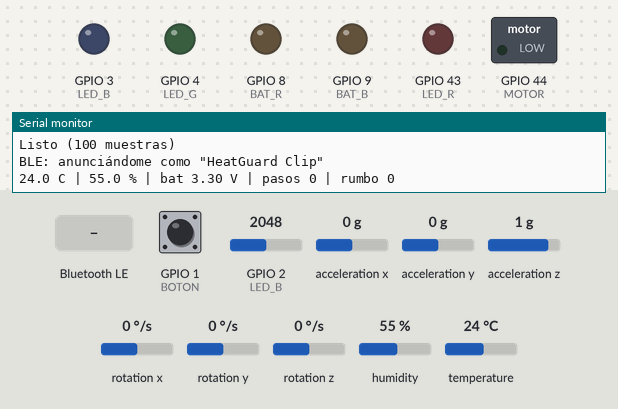
Recording of a sketch running on a simulated ESP32. Shown: switched loads named in the sketch (green lamp = pin HIGH), output pins drawn as LEDs (lit = HIGH), the last lines printed to the serial monitor. Wiring (inferred from the names in the program): AHT10/20 sensor at I2C address 0x38; MPU-6050 motion sensor at I2C address 0x68. The test bench sets the inputs (shaded band); at power-on: GPIO 1 (BOTON) HIGH, GPIO 2 (LED_B) = 2048, acceleration x 0 g, acceleration y 0 g, acceleration z 1 g, rotation x 0 °/s, rotation y 0 °/s, rotation z 0 °/s, humidity 55 %, temperature 24 °C. Nothing arrives over Bluetooth unless stated; a phone connects over Bluetooth LE 3 s after start.

Above: at 6.6 s.
6.7 s: GPIO 1 (BOTON) pulled LOW for 3.2 s
At 7.9 s:
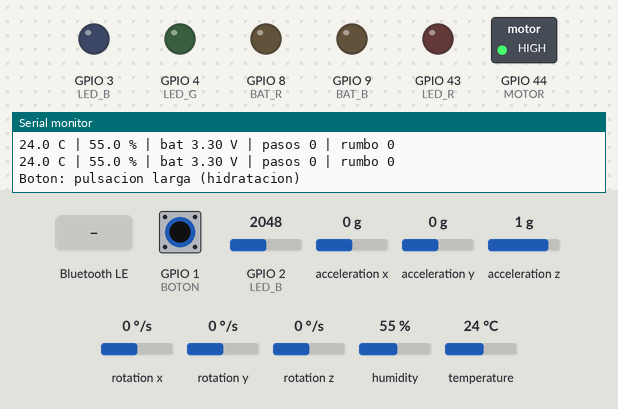
11.4 s: Bluetooth LE write "1" received
At 12.3 s:
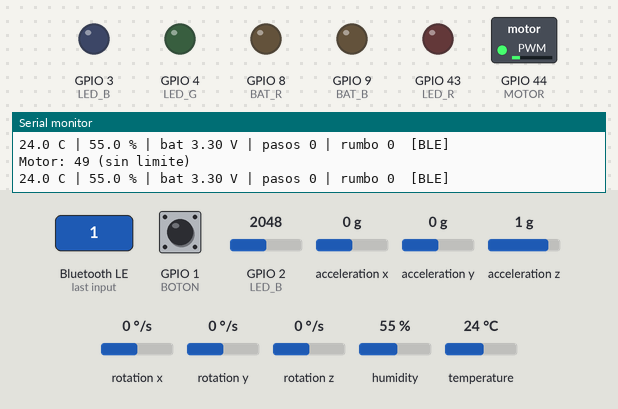
12.9 s: GPIO 1 (BOTON) pulled LOW for 0.15 s
At 13.4 s:
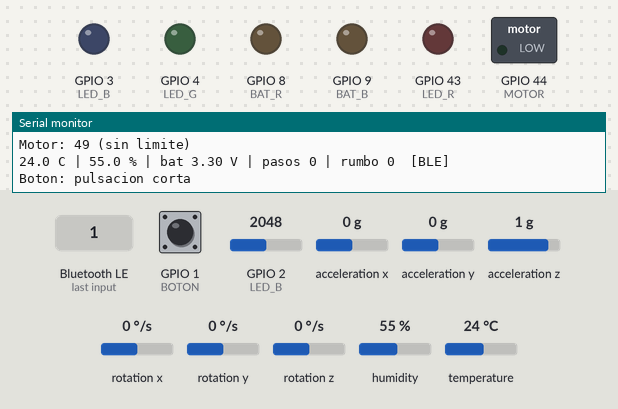
14.5 s: Bluetooth LE write "0" received
At 15.7 s:
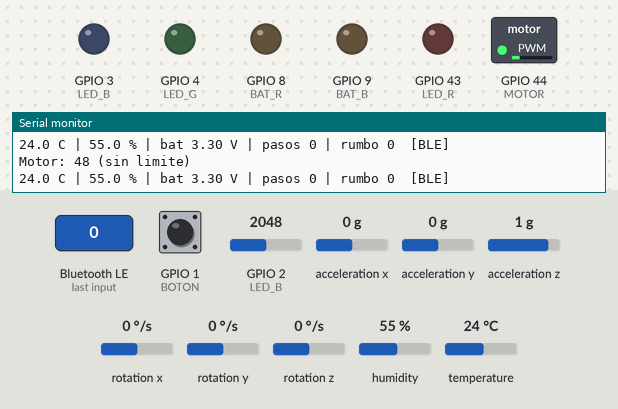
16.0 s: GPIO 1 (BOTON) pulled LOW for 1 s
At 17.0 s:
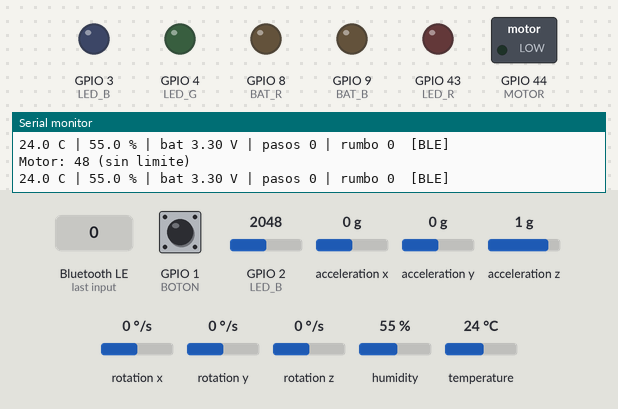
Timing chart, 0 to 19.0 s (numbered marks = the images above; inputs shaded):
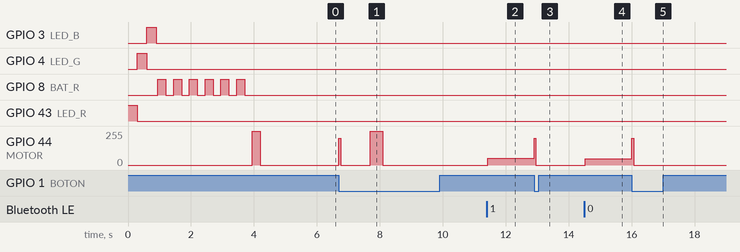

Measured:
- after the input at 6.7 s, GPIO 44 (MOTOR): 0/255 → 200/255 at once, → 0/255 0.06 s later, → 255/255 0.94 s later, → 0/255 0.40 s later
- after the input at 11.4 s, GPIO 44 (MOTOR): 0/255 → 49/255 at once
- after the input at 12.9 s, GPIO 44 (MOTOR): 49/255 → 200/255 at once, → 0/255 0.06 s later
- after the input at 14.5 s, GPIO 44 (MOTOR): 0/255 → 48/255 at once
- after the input at 16.0 s, GPIO 44 (MOTOR): 48/255 → 200/255 at once, → 0/255 0.06 s later

The sketch:

heatguard_demo.ino
```cpp
// HeatGuard Clip: firmware de demostración por Bluetooth (BLE) para la mini app del PC.
//  - Temperatura y humedad (AHT10/AHT20 en 0x38 o HTU21D en 0x40) cada 2 s
//  - Batería (divisor en D1) cada 2 s
//  - MPU6050 (0x68) leído a 50 Hz: cuenta pasos, estima el rumbo con el giroscopio e inclinación
// I2C: SDA = D4, SCL = D8. Nombre Bluetooth: "HeatGuard Clip".
// Al encender, dejarlo QUIETO 2 segundos (calibra el giroscopio).
//
// Servicios BLE:
//   0x181A Environmental Sensing: 0x2A6E temperatura (0,01 °C), 0x2A6F humedad (0,01 %)
//   0x180F Battery: 0x2A19 nivel (%)
//   Nordic UART (texto para nRF Connect): "26.1 C | 61.4 % | bat 3.96 V"
//   Movimiento 7a1e0001-...: 0004 paquete binario de 12 bytes cada 100 ms (ver struct Paquete)
//                            0005 color del LED RGB (escritura, 3 bytes R G B)
//                            0006 motor de vibración (escritura: intensidad, duración en décimas de s)
//                            0007 botón (notifica: presionado, último evento, contador)
#include <Wire.h>
// SCL movido de D5 a D8: el pin D5 de esta placa quedó en corto con GND (no usarlo).
const int SCL_PIN = D8;
#include <BLEDevice.h>
#include <BLEServer.h>
#include <BLEUtils.h>
#if ESP_ARDUINO_VERSION < ESP_ARDUINO_VERSION_VAL(3, 3, 0)
#include <BLE2902.h>
#endif

const uint8_t AHT = 0x38, HTU = 0x40, MPU = 0x68;
const uint32_t PERIODO_ENV_MS = 2000, PERIODO_IMU_MS = 20, PERIODO_TX_MS = 100;
// Detección de pasos sobre el módulo de la aceleración (en g)
const float UMBRAL_SUBE = 1.12, UMBRAL_BAJA = 1.02;
const uint32_t PASO_MIN_MS = 300;

#define UUID_TEXTO_SERV "6e400001-b5a3-f393-e0a9-e50e24dcca9e"
#define UUID_TEXTO_CHAR "6e400003-b5a3-f393-e0a9-e50e24dcca9e"
#define UUID_MOV_SERV   "7a1e0001-4865-6174-4775-617264436c70"
#define UUID_PAQ_CHAR   "7a1e0004-4865-6174-4775-617264436c70"
#define UUID_LED_CHAR   "7a1e0005-4865-6174-4775-617264436c70"   // escribir 3 bytes: R, G, B (0-255)
#define UUID_MOT_CHAR   "7a1e0006-4865-6174-4775-617264436c70"   // escribir 2 bytes: intensidad (0-255), duración en décimas de s (0 = sin límite)

// Motor de vibración: D7 → 1 kΩ → base del 2N2222 (colector al − del motor, + del motor a 3V3, 1N4148 en paralelo)
const int MOTOR = D7;

// LED de batería bicolor: rojo en D9, azul en D10 (cada uno con su resistencia)
const int BAT_R = D9, BAT_B = D10;

// Botón de hidratación: D0 a GND (pull-up interno). Corto = pulsación; mantener 1 s = hidratación
const int BOTON = D0;
#define UUID_BTN_CHAR   "7a1e0007-4865-6174-4775-617264436c70"   // notifica 4 bytes: presionado, último evento (1 corto, 2 largo), contador (uint16)
uint32_t motorHasta = 0;   // millis() en que se apaga; 0 = sin límite

// LED de estado RGB de cátodo común. En este prototipo el rojo quedó cableado en D6 y el azul en D2
// (al revés del mapa original), así que se corrige aquí: R = D6, G = D3, B = D2.
const int LED_R = D6, LED_G = D3, LED_B = D2;

struct __attribute__((packed)) Paquete {
  uint32_t pasos;     // pasos desde el encendido
  int16_t rumbo10;    // rumbo relativo en décimas de grado (0..3599), horario positivo
  int16_t pitch10;    // inclinación adelante/atrás, décimas de grado
  int16_t roll10;     // inclinación lateral, décimas de grado
  uint16_t mag1000;   // módulo de la aceleración en milésimas de g
};

BLECharacteristic *cTemp, *cHum, *cBat, *cTexto, *cPaq, *cLed, *cMot, *cBtn;
bool conectado = false;

// ---------- estado ----------
uint8_t tipoSensor = 0;            // 0 = ninguno, 1 = AHT, 2 = HTU
bool ahtMidiendo = false;
uint32_t tAhtTrig = 0, tEnv = 0, tImu = 0, tTx = 0, tPaso = 0;
bool mpuOk = false, arriba = false;
float bias[3] = {0, 0, 0}, grav[3] = {0, 0, 1}, magF = 1.0;
float rumbo = 0, pitch = 0, roll = 0;
uint32_t pasos = 0;
float ultT = NAN, ultH = NAN;

class Callbacks : public BLEServerCallbacks {
  void onConnect(BLEServer *) override { conectado = true; Serial.println("BLE: conectado"); }
  void onDisconnect(BLEServer *s) override {
    conectado = false;
    Serial.println("BLE: desconectado, vuelvo a anunciarme");
    delay(200);
    s->startAdvertising();
  }
};

void ponerColor(uint8_t r, uint8_t g, uint8_t b) {
  analogWrite(LED_R, r);
  analogWrite(LED_G, g);
  analogWrite(LED_B, b);
}

// Al encender, 3 segundos con el nivel de batería en el LED de batería (D9 rojo, D10 azul):
//   0-20 %: rojo parpadeante · 20-50 %: rojo · 50-80 %: azul parpadeante · 80 % o más: azul
void indicarBateria() {
  pinMode(BAT_R, OUTPUT); pinMode(BAT_B, OUTPUT);
  digitalWrite(BAT_R, LOW); digitalWrite(BAT_B, LOW);
  delay(50);                                   // que se estabilice el voltaje
  float v = leerBateria();
  uint8_t pct = bateriaPct(v);
  Serial.printf("Bateria al encender: %.2f V (%u %%)\n", v, pct);
  int pin = (pct < 50) ? BAT_R : BAT_B;
  bool parpadea = (pct < 20) || (pct >= 50 && pct < 80);
  if (parpadea) {
    for (int i = 0; i < 6; i++) { digitalWrite(pin, HIGH); delay(250); digitalWrite(pin, LOW); delay(250); }
  } else {
    digitalWrite(pin, HIGH); delay(3000); digitalWrite(pin, LOW);
  }
}

class LedCallbacks : public BLECharacteristicCallbacks {
  void onWrite(BLECharacteristic *c) override {
    uint8_t *d = c->getData();
    if (c->getLength() >= 3) {
      ponerColor(d[0], d[1], d[2]);
      Serial.printf("LED: %u %u %u\n", d[0], d[1], d[2]);
    }
  }
};

void vibrar(uint8_t intensidad, uint32_t ms) {
  analogWrite(MOTOR, intensidad);
  motorHasta = (intensidad && ms) ? millis() + ms : 0;
}

class MotorCallbacks : public BLECharacteristicCallbacks {
  void onWrite(BLECharacteristic *c) override {
    uint8_t *d = c->getData();
    size_t n = c->getLength();
    if (n >= 1) {
      uint32_t ms = (n >= 2) ? d[1] * 100UL : 0;
      vibrar(d[0], ms);
      Serial.printf("Motor: %u%s\n", d[0], ms ? "" : " (sin limite)");
    }
  }
};

bool existe(uint8_t a) { Wire.beginTransmission(a); return Wire.endTransmission() == 0; }

// ---------- MPU6050 ----------
bool iniciarMPU() {
  Wire.beginTransmission(MPU); Wire.write(0x6B); Wire.write(0x00);          // despertar
  if (Wire.endTransmission() != 0) return false;
  Wire.beginTransmission(MPU); Wire.write(0x1A); Wire.write(0x03); Wire.endTransmission();  // filtro ~44 Hz
  delay(50);
  return true;
}

bool leerMPU(float a[3], float g[3]) {       // a en g (±2 g), g en °/s (±250)
  Wire.beginTransmission(MPU); Wire.write(0x3B);
  if (Wire.endTransmission(false) != 0) return false;
  if (Wire.requestFrom(MPU, (uint8_t)14) != 14) return false;
  int16_t v[7];
  for (int i = 0; i < 7; i++) { uint8_t hi = Wire.read(), lo = Wire.read(); v[i] = (int16_t)((hi << 8) | lo); }
  for (int i = 0; i < 3; i++) { a[i] = v[i] / 16384.0; g[i] = v[i + 4] / 131.0; }
  return true;
}

void calibrarGiro() {
  Serial.println("Calibrando giroscopio: no lo muevas...");
  float s[3] = {0, 0, 0}, a[3], g[3], sa[3] = {0, 0, 0};
  int n = 0;
  for (int k = 0; k < 100; k++) {
    if (leerMPU(a, g)) { for (int i = 0; i < 3; i++) { s[i] += g[i]; sa[i] += a[i]; } n++; }
    delay(10);
  }
  if (n) for (int i = 0; i < 3; i++) { bias[i] = s[i] / n; grav[i] = sa[i] / n; }
  Serial.printf("Listo (%d muestras)\n", n);
}

void procesarIMU(float dt) {
  float a[3], g[3];
  if (!leerMPU(a, g)) { mpuOk = false; return; }
  for (int i = 0; i < 3; i++) { g[i] -= bias[i]; grav[i] += 0.04f * (a[i] - grav[i]); }

  float gn = sqrtf(grav[0] * grav[0] + grav[1] * grav[1] + grav[2] * grav[2]);
  if (gn < 0.3f) return;
  float u[3] = {grav[0] / gn, grav[1] / gn, grav[2] / gn};       // "arriba", en ejes del sensor

  // Giro alrededor de la vertical, sin importar cómo esté montado el clip
  float giroVertical = g[0] * u[0] + g[1] * u[1] + g[2] * u[2];
  if (fabsf(giroVertical) > 0.8f) rumbo -= giroVertical * dt;      // zona muerta contra la deriva
  while (rumbo < 0) rumbo += 360;
  while (rumbo >= 360) rumbo -= 360;

  pitch = atan2f(-u[0], sqrtf(u[1] * u[1] + u[2] * u[2])) * 57.2958f;
  roll = atan2f(u[1], u[2]) * 57.2958f;

  // Pasos: pico del módulo de la aceleración
  float mag = sqrtf(a[0] * a[0] + a[1] * a[1] + a[2] * a[2]);
  magF += 0.3f * (mag - magF);
  uint32_t ahora = millis();
  if (!arriba && magF > UMBRAL_SUBE && ahora - tPaso > PASO_MIN_MS) { arriba = true; pasos++; tPaso = ahora; }
  else if (arriba && magF < UMBRAL_BAJA) arriba = false;
}

// ---------- temperatura y humedad ----------
void detectarSensor() {
  if (existe(AHT)) {
    tipoSensor = 1;
    Wire.beginTransmission(AHT); Wire.write(0xE1); Wire.write(0x08); Wire.write(0x00); Wire.endTransmission();
    delay(20);
  } else if (existe(HTU)) tipoSensor = 2;
  else tipoSensor = 0;
}

bool leerHTU(uint8_t cmd, uint16_t &raw) {
  Wire.beginTransmission(HTU); Wire.write(cmd);
  if (Wire.endTransmission() != 0) return false;
  delay(60);
  if (Wire.requestFrom(HTU, (uint8_t)3) < 2) return false;
  uint8_t hi = Wire.read(), lo = Wire.read();
  while (Wire.available()) Wire.read();
  raw = ((hi << 8) | lo) & 0xFFFC;
  return true;
}

// Porcentaje aproximado según el voltaje de una LiPo en reposo (curva típica, no medida en esta batería)
uint8_t bateriaPct(float v) {
  const float V[] = {3.30, 3.45, 3.68, 3.74, 3.77, 3.79, 3.82, 3.87, 3.92, 4.00, 4.10, 4.20};
  const float P[] = {0,    5,    10,   20,   30,   40,   50,   60,   70,   80,   90,   100};
  if (v <= V[0]) return 0;
  for (int i = 1; i < 12; i++)
    if (v <= V[i]) return (uint8_t)lroundf(P[i - 1] + (P[i] - P[i - 1]) * (v - V[i - 1]) / (V[i] - V[i - 1]));
  return 100;
}

float leerBateria() {
  uint32_t mv = 0;
  for (int i = 0; i < 16; i++) mv += analogReadMilliVolts(D1);
  return mv / 16.0 * 2.0 / 1000.0;
}

void publicarAmbiente(bool ok, float t, float h) {
  if (ok) { ultT = t; ultH = h; }
  float vbat = leerBateria();
  uint8_t pct = bateriaPct(vbat);
  char texto[64];
  if (ok) snprintf(texto, sizeof texto, "%.1f C | %.1f %% | bat %.2f V", t, h, vbat);
  else snprintf(texto, sizeof texto, "sensor sin respuesta | bat %.2f V", vbat);
  Serial.printf("%s | pasos %lu | rumbo %.0f%s%s\n", texto, (unsigned long)pasos, rumbo,
                mpuOk ? "" : " | MPU sin respuesta", conectado ? "  [BLE]" : "");
  if (ok) {
    int16_t t100 = (int16_t)lroundf(t * 100);
    uint16_t h100 = (uint16_t)constrain(lroundf(h * 100), 0, 10000);
    cTemp->setValue((uint8_t *)&t100, 2);
    cHum->setValue((uint8_t *)&h100, 2);
  }
  cBat->setValue(&pct, 1);
  cTexto->setValue((uint8_t *)texto, strlen(texto));
  if (conectado) {
    if (ok) { cTemp->notify(); cHum->notify(); }
    cBat->notify();
    cTexto->notify();
  }
}

void tareaAmbiente(uint32_t ahora) {
  if (ahtMidiendo) {                                   // AHT: leer 100 ms después del disparo
    if (ahora - tAhtTrig < 100) return;
    ahtMidiendo = false;
    float t = NAN, h = NAN; bool ok = false;
    if (Wire.requestFrom(AHT, (uint8_t)6) == 6) {
      uint8_t b[6]; for (int i = 0; i < 6; i++) b[i] = Wire.read();
      if (!(b[0] & 0x80)) {
        uint32_t rh = ((uint32_t)b[1] << 12) | ((uint32_t)b[2] << 4) | (b[3] >> 4);
        uint32_t rt = ((uint32_t)(b[3] & 0x0F) << 16) | ((uint32_t)b[4] << 8) | b[5];
        h = rh * 100.0 / 1048576.0; t = rt * 200.0 / 1048576.0 - 50.0; ok = true;
      }
    }
    publicarAmbiente(ok, t, h);
    return;
  }
  if (ahora - tEnv < PERIODO_ENV_MS) return;
  tEnv = ahora;
  if (tipoSensor == 0) detectarSensor();
  if (tipoSensor == 1) {
    Wire.beginTransmission(AHT); Wire.write(0xAC); Wire.write(0x33); Wire.write(0x00);
    if (Wire.endTransmission() == 0) { ahtMidiendo = true; tAhtTrig = ahora; }
    else { tipoSensor = 0; publicarAmbiente(false, 0, 0); }
  } else if (tipoSensor == 2) {
    uint16_t r; float t = 0, h = 0;
    bool ok = leerHTU(0xF3, r); t = -46.85 + 175.72 * r / 65536.0;
    ok = ok && leerHTU(0xF5, r); h = -6.0 + 125.0 * r / 65536.0;
    if (!ok) tipoSensor = 0;
    publicarAmbiente(ok, t, h);
  } else publicarAmbiente(false, 0, 0);
}

// ---------- BLE ----------
BLECharacteristic *crear(BLEService *s, BLEUUID uuid) {
  BLECharacteristic *c = s->createCharacteristic(uuid, BLECharacteristic::PROPERTY_READ | BLECharacteristic::PROPERTY_NOTIFY);
#if ESP_ARDUINO_VERSION < ESP_ARDUINO_VERSION_VAL(3, 3, 0)
  c->addDescriptor(new BLE2902());
#endif
  return c;
}

void setup() {
  Serial.begin(115200);
  // Prueba del LED de estado al encender: rojo, verde, azul y apagado
  ponerColor(255, 0, 0); delay(300);
  ponerColor(0, 255, 0); delay(300);
  ponerColor(0, 0, 255); delay(300);
  ponerColor(0, 0, 0);
  indicarBateria();
  pinMode(BOTON, INPUT_PULLUP);
  // Prueba del motor al encender: una vibración corta
  pinMode(MOTOR, OUTPUT); digitalWrite(MOTOR, LOW);
  analogWrite(MOTOR, 255); delay(250); analogWrite(MOTOR, 0);
  Wire.begin(D4, SCL_PIN);
  Wire.setClock(100000);   // 100 kHz: más tolerante a cables largos y pull-ups débiles

  mpuOk = iniciarMPU();
  if (mpuOk) calibrarGiro(); else Serial.println("MPU6050 no encontrado");
  detectarSensor();

  BLEDevice::init("HeatGuard Clip");
  BLEServer *servidor = BLEDevice::createServer();
  servidor->setCallbacks(new Callbacks());

  BLEService *amb = servidor->createService(BLEUUID((uint16_t)0x181A));
  cTemp = crear(amb, BLEUUID((uint16_t)0x2A6E));
  cHum = crear(amb, BLEUUID((uint16_t)0x2A6F));
  amb->start();

  BLEService *bat = servidor->createService(BLEUUID((uint16_t)0x180F));
  cBat = crear(bat, BLEUUID((uint16_t)0x2A19));
  bat->start();

  BLEService *txt = servidor->createService(UUID_TEXTO_SERV);
  cTexto = crear(txt, BLEUUID(UUID_TEXTO_CHAR));
  txt->start();

  BLEService *mov = servidor->createService(UUID_MOV_SERV);
  cPaq = crear(mov, BLEUUID(UUID_PAQ_CHAR));
  cLed = mov->createCharacteristic(BLEUUID(UUID_LED_CHAR),
           BLECharacteristic::PROPERTY_READ | BLECharacteristic::PROPERTY_WRITE | BLECharacteristic::PROPERTY_WRITE_NR);
  cLed->setCallbacks(new LedCallbacks());
  cMot = mov->createCharacteristic(BLEUUID(UUID_MOT_CHAR), BLECharacteristic::PROPERTY_WRITE | BLECharacteristic::PROPERTY_WRITE_NR);
  cMot->setCallbacks(new MotorCallbacks());
  cBtn = crear(mov, BLEUUID(UUID_BTN_CHAR));
  uint8_t apagado[3] = {0, 0, 0};
  cLed->setValue(apagado, 3);
  mov->start();

  BLEAdvertising *adv = BLEDevice::getAdvertising();
  adv->addServiceUUID(BLEUUID((uint16_t)0x181A));
  adv->setScanResponse(true);
  BLEDevice::startAdvertising();
  Serial.println("BLE: anunciándome como \"HeatGuard Clip\"");
  tImu = millis();
}

// ---------- botón ----------
uint16_t eventos = 0;
uint8_t ultimoEvento = 0;
bool presionado = false, largoAvisado = false;
uint32_t tCambio = 0, tPresion = 0;

void publicarBoton() {
  uint8_t d[4] = {(uint8_t)presionado, ultimoEvento, (uint8_t)(eventos & 0xFF), (uint8_t)(eventos >> 8)};
  cBtn->setValue(d, 4);
  if (conectado) cBtn->notify();
}

void tareaBoton(uint32_t ahora) {
  bool p = digitalRead(BOTON) == LOW;
  if (p != presionado && ahora - tCambio > 30) {          // antirrebote de 30 ms
    tCambio = ahora;
    presionado = p;
    if (p) { tPresion = ahora; largoAvisado = false; vibrar(200, 60); }
    else if (!largoAvisado) {
      ultimoEvento = 1; eventos++;
      Serial.println("Boton: pulsacion corta");
    }
    publicarBoton();
  }
  if (presionado && !largoAvisado && ahora - tPresion >= 1000) {   // mantener 1 s = hidratación
    largoAvisado = true;
    ultimoEvento = 2; eventos++;
    vibrar(255, 400);
    Serial.println("Boton: pulsacion larga (hidratacion)");
    publicarBoton();
  }
}

void loop() {
  uint32_t ahora = millis();
  tareaBoton(ahora);
  if (motorHasta && (int32_t)(ahora - motorHasta) >= 0) { analogWrite(MOTOR, 0); motorHasta = 0; }

  if (ahora - tImu >= PERIODO_IMU_MS) {
    float dt = (ahora - tImu) / 1000.0f;
    tImu = ahora;
    if (mpuOk) procesarIMU(dt);
    else if (iniciarMPU()) { mpuOk = true; calibrarGiro(); }
  }

  if (ahora - tTx >= PERIODO_TX_MS) {
    tTx = ahora;
    Paquete p;
    p.pasos = pasos;
    p.rumbo10 = (int16_t)lroundf(rumbo * 10) % 3600;
    p.pitch10 = (int16_t)lroundf(pitch * 10);
    p.roll10 = (int16_t)lroundf(roll * 10);
    p.mag1000 = (uint16_t)constrain(lroundf(magF * 1000), 0, 65535);
    cPaq->setValue((uint8_t *)&p, sizeof p);
    if (conectado) cPaq->notify();
  }

  tareaAmbiente(ahora);
  delay(2);
}
```
